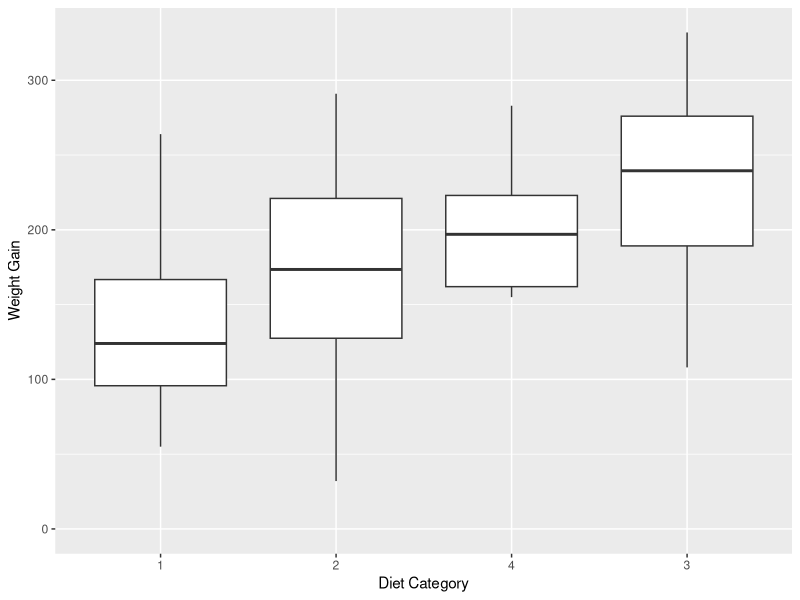
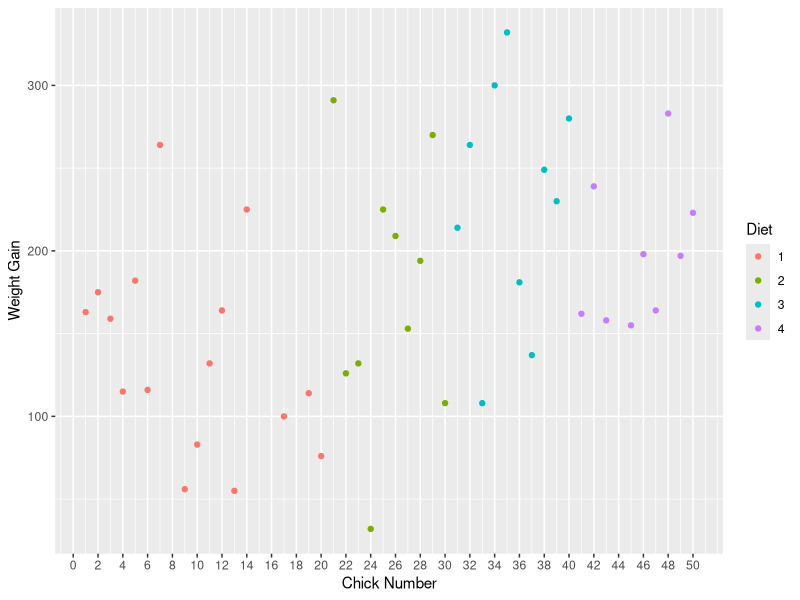
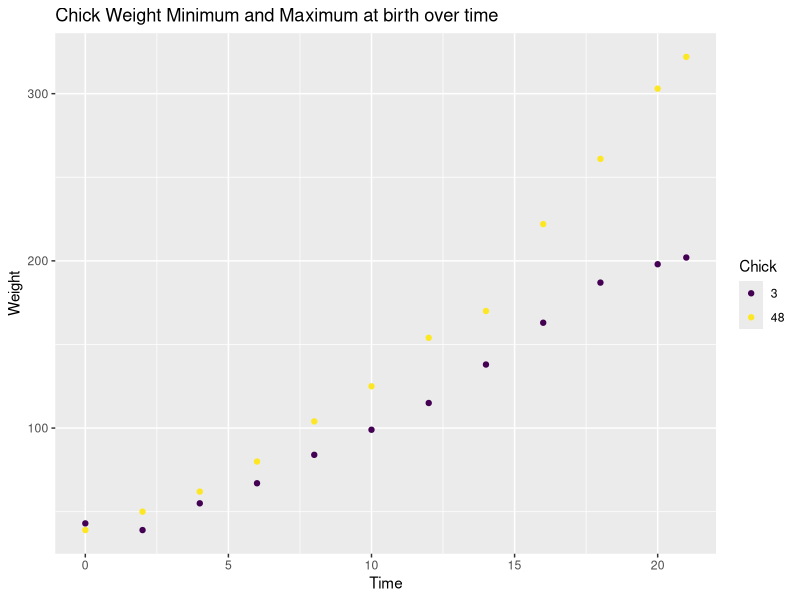

These figures' R source, in order:
## ---- chunk 1
knitr::opts_chunk$set(echo = TRUE)
## ---- chunk 2
library(dplyr)
library(datasets)
## ---- chunk 3
ChickWeight <- ChickWeight
## ---- chunk 4
weight0 <- ChickWeight %>% group_by(Diet) %>%
  filter(Time == 0) %>%
  summarize(numChicks = n_distinct(Chick), 
            AvgWeight = mean(weight, na.rm = TRUE), 
            SDWeight = sd(weight, na.rm = TRUE))
weight0
## ---- chunk 5
complete <- ChickWeight %>%
  group_by(Chick) %>%
  mutate(numObs = n()) %>%
  filter(numObs == 12)

complete <- select(complete, -numObs)
head(complete, 3)
## ---- chunk 6
complete <- complete %>%
    group_by(Chick) %>%
  mutate(weight0 = weight[Time == 0]) %>%
  mutate(weightgain = weight- weight0)

complete <- select(complete, -weight0)
head(complete, 3)
## ---- chunk 7
#install.packages("ggplot2")
library(ggplot2)

day21 <- filter(complete, Time == 21)
ggplot(day21, aes(x=reorder(Diet, weightgain, FUN= median), y= weightgain)) + geom_boxplot() + ylim(0, max(day21$weightgain)) + xlab("Diet Category") + ylab("Weight Gain")
## ---- chunk 8

most <- day21 %>% arrange(desc(weightgain))
head(most, 1)

least <- day21 %>% arrange(weightgain)
head(least, 1)

day21$Chick <- as.numeric(levels(day21$Chick))[day21$Chick]
ggplot(day21, aes(x=Chick, y=weightgain, color= Diet)) + geom_point() + scale_x_continuous(breaks = seq(0,50,by = 2)) + ylab("Weight Gain") + xlab("Chick Number")
## ---- chunk 9
time0 <- ChickWeight %>% filter(Time == 0) %>% arrange(desc(weight))

head(time0, 1)
tail(time0, 1)
## ---- chunk 10
chicks <- ChickWeight %>% filter(Chick == 3 | Chick == 48) %>% arrange(Time)

ggplot(chicks, aes(x= Time, y= weight, color= Chick))+geom_point() + ggtitle("Chick Weight Minimum and Maximum at birth over time") + ylab("Weight")
## ---- chunk 11

